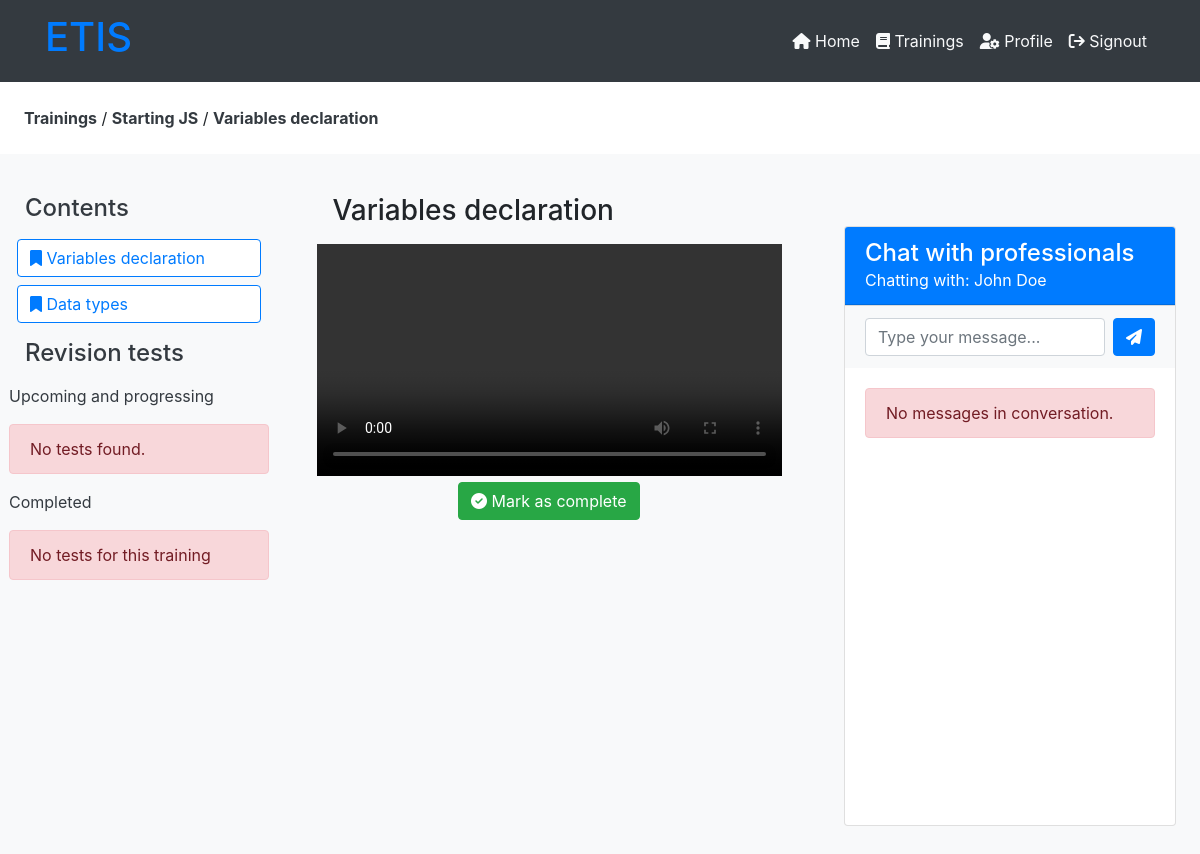
Screenshot of /employee-get-training-contnet.php?training=11&content=28 (signed in) with the database file from the repository.
### tables this page shows
CREATE TABLE `trainings` (
  `training_id` int(11) NOT NULL,
  `training_topic` varchar(255) NOT NULL,
  `training_description` text NOT NULL DEFAULT 'This is the defaullt description of the trainings',
  `training_start` varchar(255) NOT NULL,
  `training_end` varchar(255) NOT NULL,
  `training_cover` varchar(255) NOT NULL,
  `training_depart` int(11) NOT NULL,
  `training_status` varchar(255) NOT NULL
);

CREATE TABLE `training_contents` (
  `training_content_id` int(11) NOT NULL,
  `training` int(11) NOT NULL,
  `content_name` varchar(255) NOT NULL,
  `content_type` varchar(255) NOT NULL,
  `content_file` varchar(255) NOT NULL
);

CREATE TABLE `professionals` (
  `professional_id` int(11) NOT NULL,
  `professional_fn` varchar(255) NOT NULL,
  `professional_ln` varchar(255) NOT NULL,
  `professional_email` varchar(255) NOT NULL,
  `professional_phone` int(12) NOT NULL,
  `professional_status` varchar(255) NOT NULL
);

### php/employee-sessions.php (called while the page is built, shortened)
<?php
    $acting_employee_id = $_SESSION['employee_id'];
?>

### employee-get-training-contnet.php (the view, shortened to what this page needs)
<?php
    include("php/connection.php");
    include("php/employee-sessions.php");
?>
<!DOCTYPE html>
<html lang="en">
<head>
    <link rel="stylesheet" href="https://maxcdn.bootstrapcdn.com/bootstrap/4.5.2/css/bootstrap.min.css">
    <link rel="stylesheet" href="https://cdnjs.cloudflare.com/ajax/libs/font-awesome/6.4.2/css/all.min.css" />
</head>
<body>
    <?php
        include("php/employee-header.php");
    ?>
    <section class="">
        <div class="" style="">
            <?php
                if (!isset($_GET['training']) || !isset($_GET['content'])) {
                    ?>
                    <p class="alert alert-danger">
                        No training sent to the server.
                    </p>
                    <?php
                }
                else {
                    $training = $_GET['training'];
                    $content_id = $_GET['content'];
                    $check_exists = mysqli_query($server,"SELECT * from trainings WHERE
                        training_id='$training'
                    ");
                    $check_content_exiss = mysqli_query($server,"SELECT * from training_contents
                        WHERE
                        training_content_id = '$content_id'
                        AND training = '$training'
                    ");
                    if (mysqli_num_rows($check_exists) != 1 || mysqli_num_rows($check_content_exiss) !=1) {
                        ?>
                        <p class="alert alert-danger">
                            The contents are not found.
                        </p>
                        <?php
                    }
                    else {
                        $data_check_exits = mysqli_fetch_array($check_exists);
                        $data_cehc_content_exists = mysqli_fetch_array($check_content_exiss);
                        ?>
                        <div class="contents m-3 p-2">
                            <a href="employee-trainings.php" class="text-dark font-weight-bold">Trainings</a>
                            /
                            <a href="employee-trainings-content.php?training=<?php echo $training; ?>" class="text-dark font-weight-bold"><?php echo $data_check_exits['training_topic']; ?></a>
                            /
                            <a href="" class="text-dark font-weight-bold"><?php echo $data_cehc_content_exists['content_name']; ?></a>
                        </div>
                        <div class="row bg-light" style="height: 700px;">
                            <?php include("php/employee-training-content-list.php"); ?>
                            <div class="col-md-5 bg-light p-4">
                                <?php include("php/employee-get-training-content.php"); ?>
                            </div>
                            <div class="col-md-4 p-4">
                                <?php
                                    include("php/emplyees-contents-chat.php");
                                ?>
                            </div>
                        </div>
                        <?php
                    }
                }
            ?>
        </div>
</section>
</body>
</html>

### php/employee-training-content-list.php (shortened to what this page needs)
<div class="col-md-3 text-light p-4" id="contents_list">
    <h4 class="text-dark m-3">
        Contents
    </h4>
    <?php
        $get_trainings_content = mysqli_query($server,"SELECT * from training_contents
            WHERE training='$training'
            ORDER BY content_type DESC,
            content_name ASC
        ");
            ?>
            <?php
        while ($data_contents = mysqli_fetch_array($get_trainings_content)) {
            ?>
            <div class="row m-2" >
                <div class="chapter-row bg-white btn btn-outline-primary" style="width:100%;">
                <a href="employee-get-training-contnet.php?training=<?php echo $training; ?>&content=<?php echo $data_contents['training_content_id']; ?>"
                    class="" style="display:block;text-align: left;">
                        <i class="fa fa-bookmark"></i>
                    <?php
                        echo $data_contents['content_name'];
                                ?>
                </a>
                </div>
            </div>
            <?php
        }
        include('employee-trainings-test-list.php');
    ?>
</div>

### php/employee-get-training-content.php (shortened to what this page needs)
<?php
    if (isset($_GET['content'])) {
        $content_id = $_GET['content'];
        $get_content_info = mysqli_query($server,"SELECT * from training_contents
            WHERE training_content_id = '$content_id'
        ");
        if (mysqli_num_rows($get_content_info) != 1) {
            ?>
            <p class="alert alert-danger">
                No data sent to server
            </p>
            <?php
        }
        else {
            $data_contents = mysqli_fetch_array($get_content_info);
            $training = $data_contents['training'];
            ?>
            <div>
                <h3 class="m-3">
                    <?php echo $data_contents['content_name']; ?>
                </h3>
                <div class="content_file">
                    <video controls autoplay="false" width="100%">
                        <source src="<?php echo $data_contents['content_file']; ?>" type="video/mp4">
                    </video>
                </div>
                <div class="controls" style="text-align: center;">
                    <?php
                        $check_if_completed = mysqli_query($server,"SELECT * from empl_trainings_conent_completion
                            WHERE employee='$acting_employee_id'
                            AND training = '$training'
                            AND content = '$content_id'
                            AND status = 'Completed'
                        ");
                        if (mysqli_num_rows($check_if_completed) < 1) {
                            ?>
                            <a href="?training=<?php echo $training ?>&content=<?php echo $content_id; ?>&content_mark=<?php echo $content_id; ?>" class="btn btn-success">
                                <i class="fa fa-check-circle"></i>
                                Mark as complete
                            </a>
                            <?php
                        }
                    ?>
                </div>
            </div>
            <?php
        }
    }
    else {
        ?>
        <p class="alert alert-danger">
            No contents sent to server.
        </p>
        <?php
    }
?>

### php/emplyees-contents-chat.php (shortened to what this page needs)
<div class="container mt-5">
    <?php
        $check_professss = mysqli_query($server,"SELECT * from training_professionals
            WHERE  training = '$training'
        ");
        if (mysqli_num_rows($check_professss) < 1) {
            ?>
            <h4 class="mb-0">Chat with professionals</h4>
            <p class="alert alert-danger">
                No professional for this training
            </p>
            <?php
        }
        else {
            $data_professs = mysqli_fetch_array($check_professss);
            $professional_id = $data_professs['professional'];
            $get_professional_info = mysqli_fetch_array(mysqli_query($server,"SELECT * from professionals
                WHERE professional_id = '$professional_id'
            "));
            ?>
            <div class="card" style="height: 600px;">
                <div class="card-header bg-primary text-white">
                    <h4 class="mb-0">Chat with professionals</h4>
                    <p class="mb-0">Chatting with: <?php echo $get_professional_info['professional_fn']." ".$get_professional_info['professional_ln']; ?></p>
                </div>
                <div class="card-footer bg-light">
                    <form action="" method="POST" autocomplete="off" class="d-flex">
                        <input type="text" name="msg_field" class="form-control" placeholder="Type your message...">
                        <button type="submit" name="send_msg_btn" class="btn btn-primary ml-2"><i class="fas fa-paper-plane"></i></button>
                    </form>
                </div>
                <div class="card-body chat-messages " style="overflow-y: auto;">
                    <?php
                        $get_msgs = mysqli_query($server,"SELECT * from msgs_professional_employee
                            WHERE (msg_sender = '$professional_id' AND msg_receiver = '$acting_employee_id') OR (msg_sender = '$acting_employee_id' AND msg_receiver = '$professional_id')
                            ORDER BY msg_sendtime DESC;
                        ");
                        if (mysqli_num_rows($get_msgs) < 1) {
                            ?>
                            <p class="alert alert-danger">
                                No messages in conversation.
                            </p>
                            <?php
                        }
                                ?>
                </div>
            </div>
            <?php
        }
    ?>
</div>

### employee-get-training-contnet.php (style rules this page uses)
.bg-primary { background-color: #007bff; }

### rows the page displays
trainings: training_topic "Starting JS"
training_contents: content_name "Variables declaration"
training_contents: content_name "Data types"
professionals: professional_fn "John", professional_ln "Doe"
